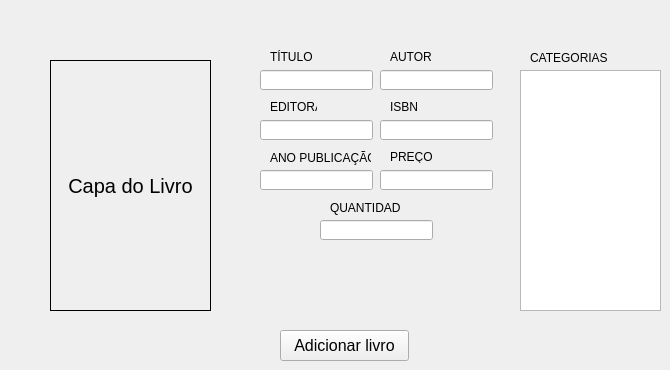
    <widget class="QWidget" name="tab_cadastrar_livros">
     <widget class="QLineEdit" name="txt_isbn">
      <property name="geometry">
       <rect>
        <x>380</x>
        <y>120</y>
        <width>113</width>
        <height>20</height>
       </rect>
      </property>
      <property name="inputMask">
       <string/>
      </property>
      <property name="cursorPosition">
       <number>0</number>
      </property>
     </widget>
     <widget class="QLineEdit" name="txt_editora">
      <property name="geometry">
       <rect>
        <x>260</x>
        <y>120</y>
        <width>113</width>
        <height>20</height>
       </rect>
      </property>
     </widget>
     <widget class="QLabel" name="label_2">
      <property name="geometry">
       <rect>
        <x>330</x>
        <y>200</y>
        <width>71</width>
        <height>16</height>
       </rect>
      </property>
      <property name="text">
       <string>QUANTIDADE</string>
      </property>
     </widget>
     <widget class="QLabel" name="label">
      <property name="geometry">
       <rect>
        <x>270</x>
        <y>50</y>
        <width>47</width>
        <height>13</height>
       </rect>
      </property>
      <property name="text">
       <string>TÍTULO</string>
      </property>
     </widget>
     <widget class="QLabel" name="label_4">
      <property name="geometry">
       <rect>
        <x>390</x>
        <y>50</y>
        <width>47</width>
        <height>13</height>
       </rect>
      </property>
      <property name="text">
       <string>AUTOR</string>
      </property>
     </widget>
     <widget class="QLabel" name="label_3">
      <property name="geometry">
       <rect>
        <x>390</x>
        <y>150</y>
        <width>47</width>
        <height>13</height>
       </rect>
      </property>
      <property name="text">
       <string>PREÇO</string>
      </property>
     </widget>
     <widget class="QLineEdit" name="txt_preco">
      <property name="geometry">
       <rect>
        <x>380</x>
        <y>170</y>
        <width>113</width>
        <height>20</height>
       </rect>
      </property>
      <property name="inputMask">
       <string/>
      </property>
     </widget>
     <widget class="QLineEdit" name="txt_quantidade">
      <property name="geometry">
       <rect>
        <x>320</x>
        <y>220</y>
        <width>113</width>
        <height>20</height>
       </rect>
      </property>
      <property name="inputMask">
       <string/>
      </property>
      <property name="cursorPosition">
       <number>0</number>
      </property>
     </widget>
     <widget class="QLineEdit" name="txt_ano">
      <property name="geometry">
       <rect>
        <x>260</x>
        <y>170</y>
        <width>113</width>
        <height>20</height>
       </rect>
      </property>
      <property name="inputMask">
       <string/>
      </property>
     </widget>
     <widget class="QLineEdit" name="txt_autor">
      <property name="geometry">
       <rect>
        <x>380</x>
        <y>70</y>
        <width>113</width>
        <height>20</height>
       </rect>
      </property>
     </widget>
     <widget class="QLabel" name="label_7">
      <property name="geometry">
       <rect>
        <x>270</x>
        <y>150</y>
        <width>101</width>
        <height>16</height>
       </rect>
      </property>
      <property name="text">
       <string>ANO PUBLICAÇÃO</string>
      </property>
     </widget>
     <widget class="QLabel" name="label_5">
      <property name="geometry">
       <rect>
        <x>270</x>
        <y>100</y>
        <width>47</width>
        <height>13</height>
       </rect>
      </property>
      <property name="text">
       <string>EDITORA</string>
      </property>
     </widget>
     <widget class="QLabel" name="label_6">
      <property name="geometry">
       <rect>
        <x>390</x>
        <y>100</y>
        <width>47</width>
        <height>13</height>
       </rect>
      </property>
      <property name="text">
       <string>ISBN</string>
      </property>
     </widget>
     <widget class="QLineEdit" name="txt_titulo">
      <property name="geometry">
       <rect>
        <x>260</x>
        <y>70</y>
        <width>113</width>
        <height>20</height>
       </rect>
      </property>
     </widget>
     <widget class="QPushButton" name="btn_adicionar_livro">
      <property name="geometry">
       <rect>
        <x>280</x>
        <y>330</y>
        <width>129</width>
        <height>31</height>
       </rect>
      </property>
      <property name="font">
       <font>
        <pointsize>12</pointsize>
       </font>
      </property>
      <property name="text">
       <string>Adicionar livro</string>
      </property>
      <property name="autoRepeat">
       <bool>false</bool>
      </property>
     </widget>
     <widget class="QLabel" name="capa_do_livro">
      <property name="geometry">
       <rect>
        <x>50</x>
        <y>60</y>
        <width>161</width>
        <height>251</height>
       </rect>
      </property>
      <property name="font">
       <font>
        <pointsize>15</pointsize>
       </font>
      </property>
      <property name="cursor">
       <cursorShape>PointingHandCursor</cursorShape>
      </property>
      <property name="frameShape">
       <enum>QFrame::Box</enum>
      </property>
      <property name="text">
       <string>Capa do Livro</string>
      </property>
      <property name="scaledContents">
       <bool>true</bool>
      </property>
      <property name="alignment">
       <set>Qt::AlignCenter</set>
      </property>
      <property name="wordWrap">
       <bool>true</bool>
      </property>
     </widget>
     <widget class="QLabel" name="label_28">
      <property name="geometry">
       <rect>
        <x>530</x>
        <y>50</y>
        <width>101</width>
        <height>16</height>
       </rect>
      </property>
      <property name="text">
       <string>CATEGORIAS</string>
      </property>
     </widget>
     <widget class="QListWidget" name="lw_categorias">
      <property name="geometry">
       <rect>
        <x>520</x>
        <y>70</y>
        <width>141</width>
        <height>241</height>
       </rect>
      </property>
      <property name="sizePolicy">
       <sizepolicy hsizetype="Expanding" vsizetype="Expanding">
        <horstretch>0</horstretch>
        <verstretch>0</verstretch>
       </sizepolicy>
      </property>
      <property name="font">
       <font>
        <pointsize>12</pointsize>
        <kerning>true</kerning>
       </font>
      </property>
      <property name="frameShape">
       <enum>QFrame::StyledPanel</enum>
      </property>
      <property name="frameShadow">
       <enum>QFrame::Sunken</enum>
      </property>
      <property name="lineWidth">
       <number>1</number>
      </property>
      <property name="midLineWidth">
       <number>0</number>
      </property>
      <property name="horizontalScrollBarPolicy">
       <enum>Qt::ScrollBarAsNeeded</enum>
      </property>
      <property name="sizeAdjustPolicy">
       <enum>QAbstractScrollArea::AdjustIgnored</enum>
      </property>
      <property name="autoScroll">
       <bool>true</bool>
      </property>
      <property name="alternatingRowColors">
       <bool>false</bool>
      </property>
      <property name="selectionMode">
       <enum>QAbstractItemView::MultiSelection</enum>
      </property>
      <property name="textElideMode">
       <enum>Qt::ElideNone</enum>
      </property>
      <property name="verticalScrollMode">
       <enum>QAbstractItemView::ScrollPerItem</enum>
      </property>
      <property name="horizontalScrollMode">
       <enum>QAbstractItemView::ScrollPerItem</enum>
      </property>
      <property name="flow">
       <enum>QListView::TopToBottom</enum>
      </property>
      <property name="isWrapping" stdset="0">
       <bool>false</bool>
      </property>
      <property name="resizeMode">
       <enum>QListView::Fixed</enum>
      </property>
      <property name="layoutMode">
       <enum>QListView::SinglePass</enum>
      </property>
      <property name="spacing">
       <number>0</number>
      </property>
      <property name="viewMode">
       <enum>QListView::ListMode</enum>
      </property>
      <property name="modelColumn">
       <number>0</number>
      </property>
      <property name="wordWrap">
       <bool>true</bool>
      </property>
      <property name="currentRow">
       <number>-1</number>
      </property>
      <property name="sortingEnabled">
       <bool>false</bool>
      </property>
     </widget>
    </widget>
